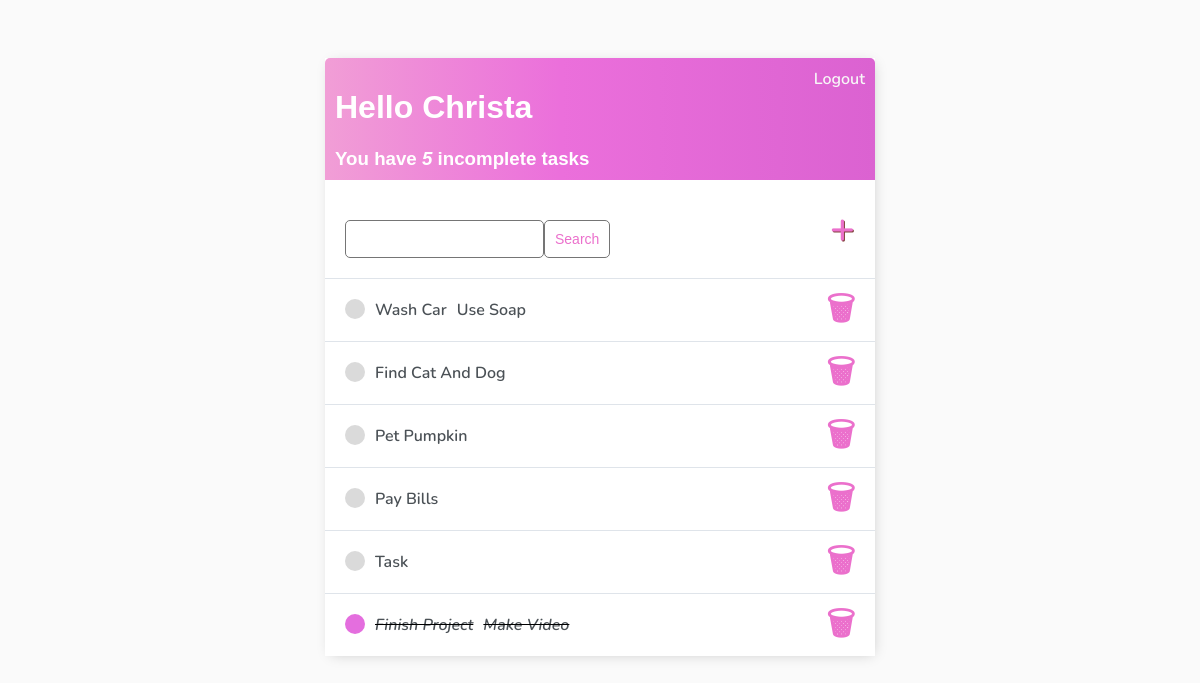
The app's page / (signed in), older data.
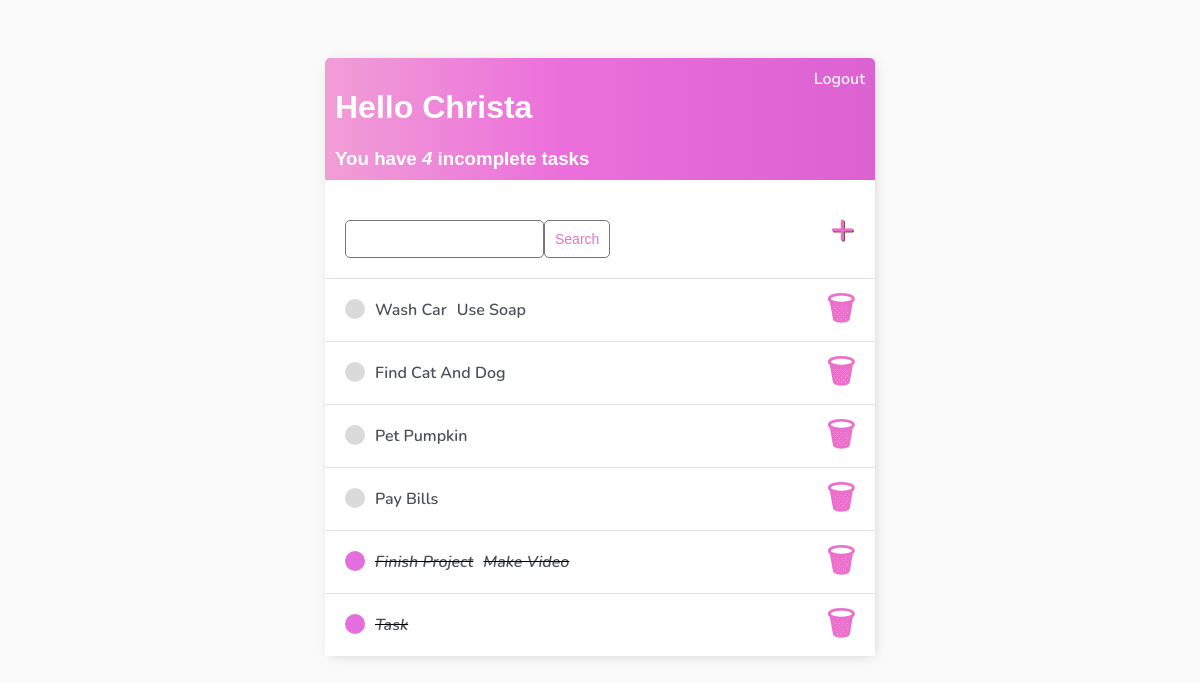
The same page, newer data.
### app/models.py (models this page shows)
class Task(models.Model):
    user = models.ForeignKey(User, on_delete=models.CASCADE, null=True, blank=True)
    title = models.CharField(max_length=200)
    description = models.TextField(blank=True, null=True)
    complete = models.BooleanField(default=False)
    created = models.DateTimeField(auto_now_add=True)
    def __str__(self):
        return self.title
    class Meta:
        ordering = ['complete']

### app/views.py (the view)
# urls.py: path('', TaskList.as_view(), name='tasks'),
class TaskList(LoginRequiredMixin, ListView):
    model = Task
    context_object_name = 'tasks'
    def get_context_data(self, **kwargs):
        context = super().get_context_data(**kwargs)
        context['tasks'] = context['tasks'].filter(user=self.request.user)
        context['count'] = context['tasks'].filter(complete=False).count()
        search_input = self.request.GET.get('search-area') or ''
        if search_input:
            context['tasks'] = context['tasks'].filter(title__icontains=search_input)
        context['search_input'] = search_input
        return context

### app/templates/app/task_list.html
{% extends 'app/main.html' %}
{% block content%}
<div class="header-bar">
    <div>
        {% if request.user.first_name %}
            <h1>Hello {{request.user.first_name}}</h1>
        {% else %}
            <h1>Hello {{request.user|title}}</h1>
        {% endif %}
        <h3 style="margin:0">You have <i>{{count}}</i> incomplete task{{count|pluralize:"s"}}</h3>
    </div>
{% if request.user.is_authenticated %}
    <a href="{% url 'logout' %}">Logout</a>
{% else %}
    <a href="{% url 'login' %}">Login</a>
{% endif %}
</div>
<div id="search-add-wrapper">
    <form method="GET" style="margin-top: 20px; display: flex;">
        <input type='text' name='search-area' value={{search_input}}>
        <input class="button" type="submit" value='Search'>
    </form>
    <a id="add-link" href="{% url 'task-create' %}">&#x2b;</a>
</div>
<div class="task-item-wrapper">
    {% for task in tasks %}
    <div class="task-wrapper">
        {% if task.complete %}
        <div class="task-title">
            <div class="task-complete-icon"></div>
            <i><s><a href={% url 'task-update' task.id %}>{{task|title}}</a></s></i>
            <i><s><a href={% url 'task-update' task.id %}>{{task.description|title}}</a></s></i>
        </div>
        <a class="delete-link" href="{% url 'task-delete' task.id %}">&#x1f5d1;</a>
        {% else %}
        <div class="task-title">
            <div class="task-incomplete-icon"></div>
            <a href={% url 'task-update' task.id %}>{{task|title}}</a>
            <a href={% url 'task-update' task.id %}>{{task.description|title}}</a>
        </div>
        <a class="delete-link" href="{% url 'task-delete' task.id %}">&#x1f5d1;</a>
        {% endif %}
    </div>
    {% empty %}
    <h3>No items in list</h3>
    {% endfor %}
</div>
{% endblock content %}

### app/templates/app/main.html (shortened to what this page needs)
<!DOCTYPE html>
<html lang="en">
  <head>
  </head>
  <body>
    <div class="container">{% block content%} {% endblock content%}</div>
  </body>
</html>

### app/templates/app/main.html (style rules this page uses)
body { background-color: #fafafa; font-family: "Nunito", sans-serif; padding-top: 50px; padding-bottom: 50px; }
h1, h2, h3, h4, h5, h6 { font-family: "Raleway", sans-serif; }
a, p { color: #4b5156; }
a { font-weight: 600; }
.container { max-width: 550px; margin: auto; background-color: #fff; -webkit-box-shadow: 2px 2px 13px -4px rgba(0, 0, 0, 0.21); box-shadow: 2px 2px 13px -4px rgba(0, 0, 0, 0.21); }
input { outline: none; border: none; }
.header-bar { display: flex; justify-content: space-between; color: #fff; padding: 10px; border-radius: 5px 5px 0 0; background: linear-gradient( 90deg, #f19ed6 0%, #eb6fdb 43%, #db62d1 100% ); }
.header-bar a { color: rgb(247, 247, 247); text-decoration: none; }
.task-wrapper { display: flex; align-items: center; justify-content: space-between; background-color: #fff; border-top: 1px solid #dfe4ea; overflow: hidden; }
.task-title { display: flex; padding: 20px; }
.task-title a { text-decoration: none; color: #4b5156; margin-left: 10px; }
.task-complete-icon { height: 20px; width: 20px; background-color: rgb(228, 110, 222); border-radius: 50%; }
.task-incomplete-icon { height: 20px; width: 20px; background-color: rgb(218, 218, 218); border-radius: 50%; }
.delete-link { text-decoration: none; font-weight: 900; color: #eb70cc; font-size: 32px; line-height: 0; padding: 20px 20px; }
#add-link { color:#eb70cc; text-decoration: none; font-size: 42px; text-shadow: 1px 1px #81413b; }
#search-add-wrapper { display: flex; justify-content: space-between; align-items: center; padding: 20px; }
input[type="text"], input[type="password"], textarea { border: 1px solid #757575; border-radius: 5px; padding: 10px; width: 90%; }
::placeholder { font-weight: 300; opacity: 0.5; }
.button { border: 1px solid #757575; background-color: #fff; color: #eb70cc; padding: 10px; font-size: 14px; border-radius: 5px; cursor: pointer; text-decoration: none; }

Row changes from the older to the newer data that the page shows:
shown differently, row unchanged: Task "Finish Project": moves up the list
changed Task "Task": complete False → True (drawn)
Text that changed along with them:
{{ count }}: "5" → "4"
